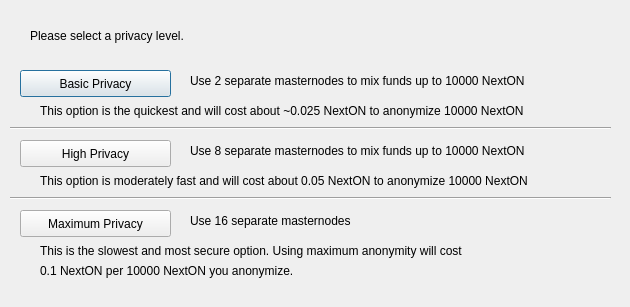
<?xml version="1.0" encoding="UTF-8"?>
<ui version="4.0">
 <class>ObfuscationConfig</class>
 <widget class="QDialog" name="ObfuscationConfig">
  <property name="geometry">
   <rect>
    <x>0</x>
    <y>0</y>
    <width>630</width>
    <height>307</height>
   </rect>
  </property>
  <property name="windowTitle">
   <string>Configure Obfuscation</string>
  </property>
  <widget class="QPushButton" name="buttonBasic">
   <property name="geometry">
    <rect>
     <x>20</x>
     <y>70</y>
     <width>151</width>
     <height>27</height>
    </rect>
   </property>
   <property name="text">
    <string>Basic Privacy</string>
   </property>
  </widget>
  <widget class="QPushButton" name="buttonHigh">
   <property name="geometry">
    <rect>
     <x>20</x>
     <y>140</y>
     <width>151</width>
     <height>27</height>
    </rect>
   </property>
   <property name="text">
    <string>High Privacy</string>
   </property>
  </widget>
  <widget class="QPushButton" name="buttonMax">
   <property name="geometry">
    <rect>
     <x>20</x>
     <y>210</y>
     <width>151</width>
     <height>27</height>
    </rect>
   </property>
   <property name="text">
    <string>Maximum Privacy</string>
   </property>
  </widget>
  <widget class="QLabel" name="label">
   <property name="geometry">
    <rect>
     <x>30</x>
     <y>20</y>
     <width>571</width>
     <height>31</height>
    </rect>
   </property>
   <property name="text">
    <string>Please select a privacy level.</string>
   </property>
  </widget>
  <widget class="QLabel" name="label_2">
   <property name="geometry">
    <rect>
     <x>190</x>
     <y>70</y>
     <width>421</width>
     <height>21</height>
    </rect>
   </property>
   <property name="text">
    <string>Use 2 separate masternodes to mix funds up to 10000 NextON</string>
   </property>
  </widget>
  <widget class="QLabel" name="label_3">
   <property name="geometry">
    <rect>
     <x>190</x>
     <y>140</y>
     <width>411</width>
     <height>21</height>
    </rect>
   </property>
   <property name="text">
    <string>Use 8 separate masternodes to mix funds up to 10000 NextON</string>
   </property>
  </widget>
  <widget class="QLabel" name="label_4">
   <property name="geometry">
    <rect>
     <x>190</x>
     <y>210</y>
     <width>421</width>
     <height>21</height>
    </rect>
   </property>
   <property name="text">
    <string>Use 16 separate masternodes</string>
   </property>
  </widget>
  <widget class="QLabel" name="label_6">
   <property name="geometry">
    <rect>
     <x>40</x>
     <y>100</y>
     <width>561</width>
     <height>21</height>
    </rect>
   </property>
   <property name="text">
    <string>This option is the quickest and will cost about ~0.025 NextON to anonymize 10000 NextON</string>
   </property>
  </widget>
  <widget class="QLabel" name="label_7">
   <property name="geometry">
    <rect>
     <x>40</x>
     <y>170</y>
     <width>561</width>
     <height>21</height>
    </rect>
   </property>
   <property name="text">
    <string>This option is moderately fast and will cost about 0.05 NextON to anonymize 10000 NextON</string>
   </property>
  </widget>
  <widget class="QLabel" name="label_8">
   <property name="geometry">
    <rect>
     <x>40</x>
     <y>240</y>
     <width>561</width>
     <height>21</height>
    </rect>
   </property>
   <property name="text">
    <string>This is the slowest and most secure option. Using maximum anonymity will cost</string>
   </property>
  </widget>
  <widget class="QLabel" name="label_9">
   <property name="geometry">
    <rect>
     <x>40</x>
     <y>260</y>
     <width>561</width>
     <height>21</height>
    </rect>
   </property>
   <property name="text">
    <string>0.1 NextON per 10000 NextON you anonymize.</string>
   </property>
  </widget>
  <widget class="Line" name="line">
   <property name="geometry">
    <rect>
     <x>10</x>
     <y>120</y>
     <width>601</width>
     <height>16</height>
    </rect>
   </property>
   <property name="orientation">
    <enum>Qt::Horizontal</enum>
   </property>
  </widget>
  <widget class="Line" name="line_2">
   <property name="geometry">
    <rect>
     <x>10</x>
     <y>190</y>
     <width>601</width>
     <height>16</height>
    </rect>
   </property>
   <property name="orientation">
    <enum>Qt::Horizontal</enum>
   </property>
  </widget>
 </widget>
 <resources/>
 <connections/>
</ui>
